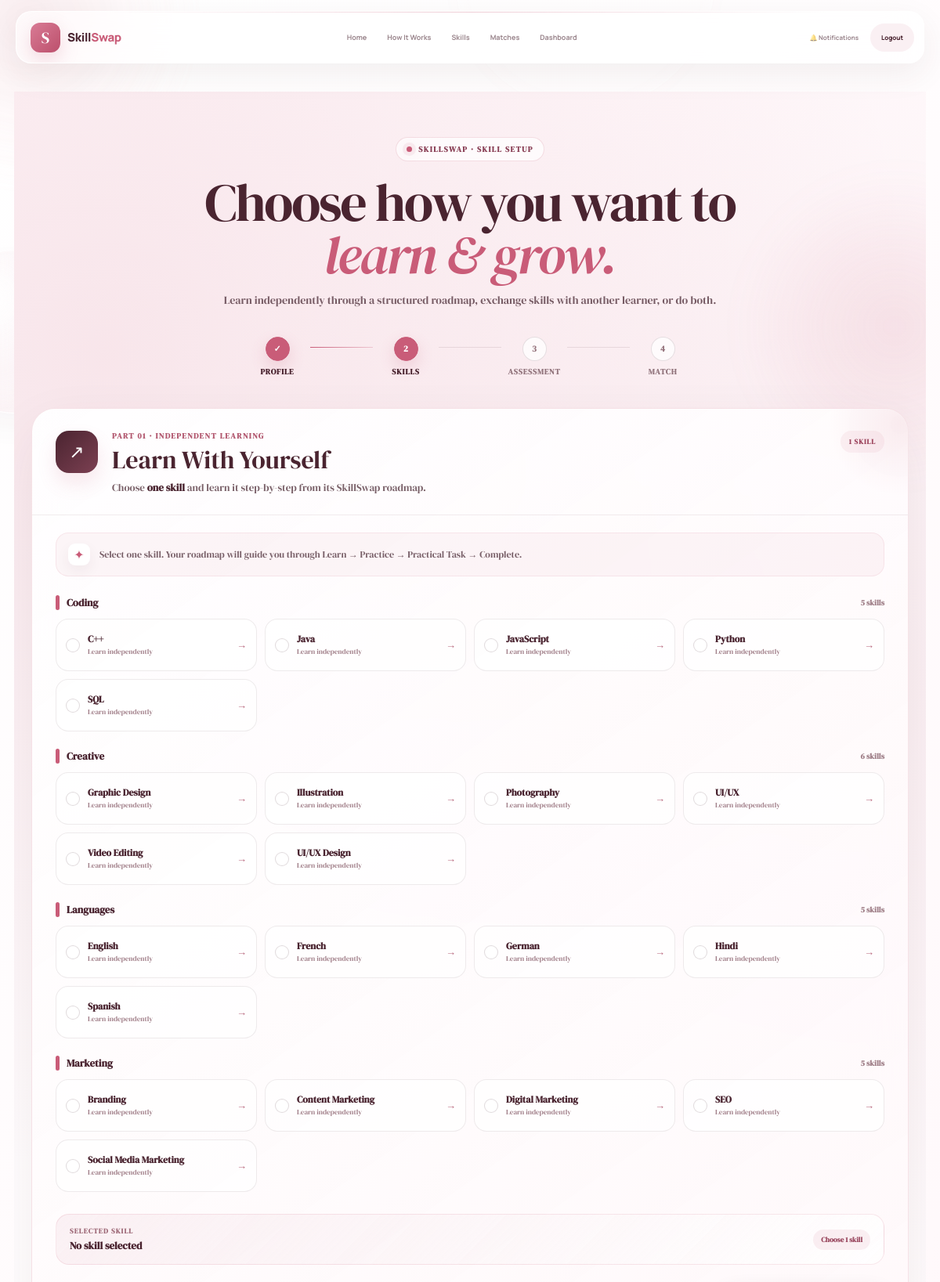
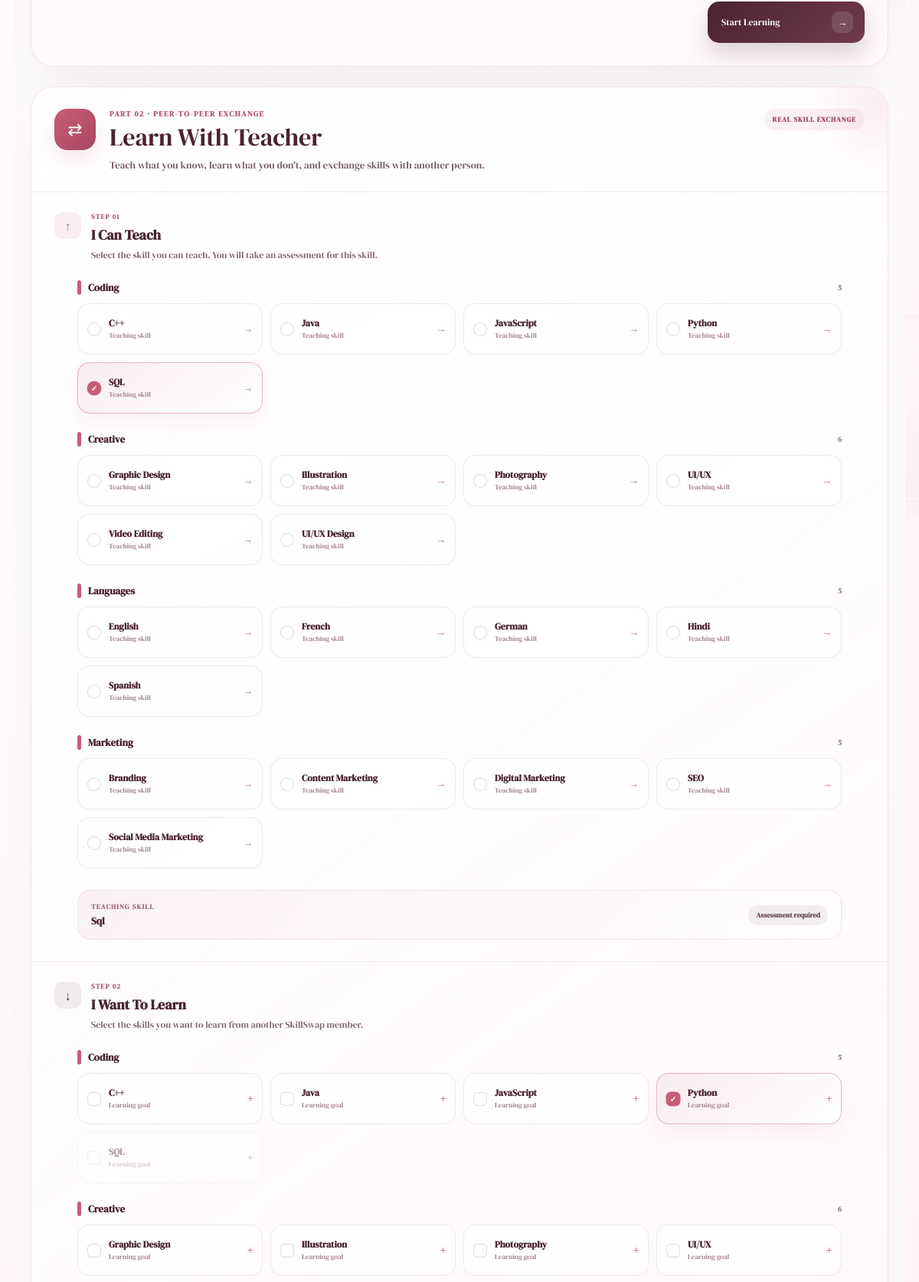
The page /skills (signed in, upper part) on the database its author committed (2 pictures, top to bottom).
### models.py (models this page shows)
class Skill(db.Model):
    __tablename__ = "skills"
    id = db.Column(db.Integer, primary_key=True)
    name = db.Column(db.String(100), unique=True, nullable=False)
    slug = db.Column(db.String(100), unique=True, nullable=False)
    category = db.Column(db.String(50), nullable=False)
    description = db.Column(db.Text, nullable=True)
    is_active = db.Column(db.Boolean, default=True, nullable=False)
    created_at = db.Column(
        db.DateTime,
        default=datetime.utcnow,
        nullable=False
    )
    user_skills = db.relationship(
        "UserSkill",
        back_populates="skill",
        cascade="all, delete-orphan"
    )
    assessments = db.relationship(
        "Assessment",
        back_populates="skill",
        cascade="all, delete-orphan"
    )
    roadmaps = db.relationship(
        "Roadmap",
        back_populates="skill",
        cascade="all, delete-orphan"
    )

### app.py (the view, shortened to what this page needs)
@app.route("/skills", methods=["GET", "POST"])
def skills():
    if "user_id" not in session:
        return redirect(url_for("login"))
    current_user = User.query.get(session["user_id"])
    if not current_user:
        session.clear()
        return redirect(url_for("login"))
    all_skills = Skill.query.filter_by(
        is_active=True
    ).order_by(
        Skill.category,
        Skill.name
    ).all()
    skill_map = {
        skill.slug: skill
        for skill in all_skills
    }
    user_skills = UserSkill.query.filter_by(
        user_id=current_user.id
    ).all()
    teach_skills = [
        item.skill.slug
        for item in user_skills
        if item.skill_type == "teach"
        and item.skill
    ]
    learn_skills = [
        item.skill.slug
        for item in user_skills
        if item.skill_type == "learn"
        and item.skill
    ]
    return render_template(
        "skills.html",
        skills=all_skills,
        teach_skills=teach_skills,
        learn_skills=learn_skills
    )

### templates/skills.html (shortened to what this page needs)
{% extends "base.html" %}
{% block extra_css %}
<link
    rel="stylesheet"
    href="{{ url_for('static', filename='css/skills.css') }}"
>
{% endblock %}
{% block content %}
<section class="skills-page">
    <div class="skills-shell">
        <header class="skills-header">
            <div class="header-kicker">
                <span class="kicker-dot"></span>
                SKILLSWAP · SKILL SETUP
            </div>
            <h1>
                Choose how you want to
                <span>learn & grow.</span>
            </h1>
            <p>
                Learn independently through a structured roadmap,
                exchange skills with another learner, or do both.
            </p>
        </header>
        <div class="setup-progress">
            <div class="progress-item completed">
                <span>✓</span>
                <p>Profile</p>
            </div>
            <div class="progress-connector active"></div>
            <div class="progress-item active">
                <span>2</span>
                <p>Skills</p>
            </div>
            <div class="progress-connector"></div>
            <div class="progress-item">
                <span>3</span>
                <p>Assessment</p>
            </div>
            <div class="progress-connector"></div>
            <div class="progress-item">
                <span>4</span>
                <p>Match</p>
            </div>
        </div>
        <form
            id="skillsForm"
            class="skills-form"
            action="{{ url_for('skills') }}"
            method="POST"
        >
            <section class="path-card self-learning-card">
                <div class="path-top">
                    <div class="path-icon self-icon">
                        ↗
                    </div>
                    <div class="path-heading">
                        <div class="path-label">
                            PART 01 · INDEPENDENT LEARNING
                        </div>
                        <h2>
                            Learn With Yourself
                        </h2>
                        <p>
                            Choose <strong>one skill</strong> and learn it
                            step-by-step from its SkillSwap roadmap.
                        </p>
                    </div>
                    <div class="selection-badge">
                        1 SKILL
                    </div>
                </div>
                <div class="selection-note">
                    <div class="note-icon">
                        ✦
                    </div>
                    <p>
                        Select one skill. Your roadmap will guide you through
                        Learn → Practice → Practical Task → Complete.
                    </p>
                </div>
                <div class="category-stack">
                    {% for category, category_skills in skills|groupby('category') %}
                    <div class="skill-category">
                        <div class="category-header">
                            <div>
                                <span class="category-line"></span>
                                <h3>
                                    {{ category }}
                                </h3>
                            </div>
                            <span class="category-count">
                                {{ category_skills|length }}
                                skills
                            </span>
                        </div>
                        <div class="skill-grid">
                            {% for skill in category_skills %}
                            <label class="skill-box self-skill-box">
                                <span class="skill-check"></span>
                                <span class="skill-box-content">
                                    <strong>
                                        {{ skill.name }}
                                    </strong>
                                    <small>
                                        Learn independently
                                    </small>
                                </span>
                                <span class="skill-arrow">
                                    →
                                </span>
                            </label>
                            {% endfor %}
                        </div>
                    </div>
                    {% endfor %}
                </div>
                <div class="selected-preview self-preview">
                    <div class="preview-left">
                        <span class="preview-label">
                            SELECTED SKILL
                        </span>
                        <strong id="selfSelectedText">
                            No skill selected
                        </strong>
                    </div>
                    <span class="preview-status" id="selfSelectedStatus">
                        Choose 1 skill
                    </span>
                </div>
                <div class="path-action">
                    <button
                        type="button"
                        class="primary-action"
                        id="startSelfLearning"
                    >
                        <span>Start Learning</span>
                        <b>→</b>
                    </button>
                </div>
            </section>
            <section class="path-card exchange-card">
                <div class="path-top">
                    <div class="path-icon exchange-icon">
                        ⇄
                    </div>
                    <div class="path-heading">
                        <div class="path-label">
                            PART 02 · PEER-TO-PEER EXCHANGE
                        </div>
                        <h2>
                            Learn With Teacher
                        </h2>
                        <p>
                            Teach what you know, learn what you don't,
                            and exchange skills with another person.
                        </p>
                    </div>
                    <div class="exchange-pill">
                        REAL SKILL EXCHANGE
                    </div>
                </div>
                <div class="exchange-block">
                    <div class="exchange-heading">
                        <div class="exchange-heading-icon teach-heading-icon">
                            ↑
                        </div>
                        <div>
                            <span>
                                STEP 01
                            </span>
                            <h3>
                                I Can Teach
                            </h3>
                            <p>
                                Select the skill you can teach.
                                You will take an assessment for this skill.
                            </p>
                        </div>
                    </div>
                    <div class="category-stack">
                        {% for category, category_skills in skills|groupby('category') %}
                        <div class="skill-category compact-category">
                            <div class="category-header">
                                <div>
                                    <span class="category-line"></span>
                                    <h3>
                                        {{ category }}
                                    </h3>
                                </div>
                                <span class="category-count">
                                    {{ category_skills|length }}
                                </span>
                            </div>
                            <div class="skill-grid">
                                {% for skill in category_skills %}
                                <label class="skill-box exchange-teach-box">
                                    <span class="skill-check"></span>
                                    <span class="skill-box-content">
                                        <strong>
                                            {{ skill.name }}
                                        </strong>
                                        <small>
                                            Teaching skill
                                        </small>
                                    </span>
                                    <span class="skill-arrow">
                                        →
                                    </span>
                                </label>
                                {% endfor %}
                            </div>
                        </div>
                        {% endfor %}
                    </div>
                    <div class="selected-preview teach-preview">
                        <div class="preview-left">
                            <span class="preview-label">
                                TEACHING SKILL
                            </span>
                            <strong id="teachSelectedText">
                                {% if teach_skills %}
                                    {{ teach_skills[0]|replace('_', ' ')|title }}
                                {% else %}
                                    No teaching skill selected
                                {% endif %}
                            </strong>
                        </div>
                        <span class="assessment-required">
                            Assessment required
                        </span>
                    </div>
                </div>
                <div class="exchange-block learning-side-block">
                    <div class="exchange-heading">
                        <div class="exchange-heading-icon learn-heading-icon">
                            ↓
                        </div>
                        <div>
                            <span>
                                STEP 02
                            </span>
                            <h3>
                                I Want To Learn
                            </h3>
                            <p>
                                Select the skills you want to learn
                                from another SkillSwap member.
                            </p>
                        </div>
                    </div>
                    <div class="category-stack">
                        {% for category, category_skills in skills|groupby('category') %}
                        <div class="skill-category compact-category">
                            <div class="category-header">
                                <div>
                                    <span class="category-line"></span>
                                    <h3>
                                        {{ category }}
                                    </h3>
                                </div>
                                <span class="category-count">
                                    {{ category_skills|length }}
                                </span>
                            </div>
                            <div class="skill-grid">
                                {% for skill in category_skills %}
                                <label class="skill-box exchange-learn-box">
                                    <span class="skill-check"></span>
                                    <span class="skill-box-content">
                                        <strong>
                                            {{ skill.name }}
                                        </strong>
                                        <small>
                                            Learning goal
                                        </small>
                                    </span>
                                    <span class="skill-arrow">
                                        +
                                    </span>
                                </label>
                                {% endfor %}
                            </div>
                        </div>
                        {% endfor %}
                    </div>
                </div>
            </section>
        </form>
    </div>
</section>
{% endblock %}

### rows shown on the page
Skill: category "Coding", category_skills "5", name "C++"
Skill: name "Java"
Skill: name "JavaScript"
Skill: name "Python"
Skill: name "SQL", slug "Sql"
Skill: category "Creative", category_skills "6", name "Graphic Design"
Skill: name "Illustration"
Skill: name "Photography"
Skill: name "UI/UX"
Skill: name "Video Editing"
Skill: name "UI/UX Design"
Skill: category "Languages", category_skills "5", name "English"
Skill: name "French"
Skill: name "German"
Skill: name "Hindi"
Skill: name "Spanish"
Skill: category "Marketing", category_skills "5", name "Branding"
Skill: name "Content Marketing"
Skill: name "Digital Marketing"
Skill: name "SEO"
Skill: name "Social Media Marketing"
